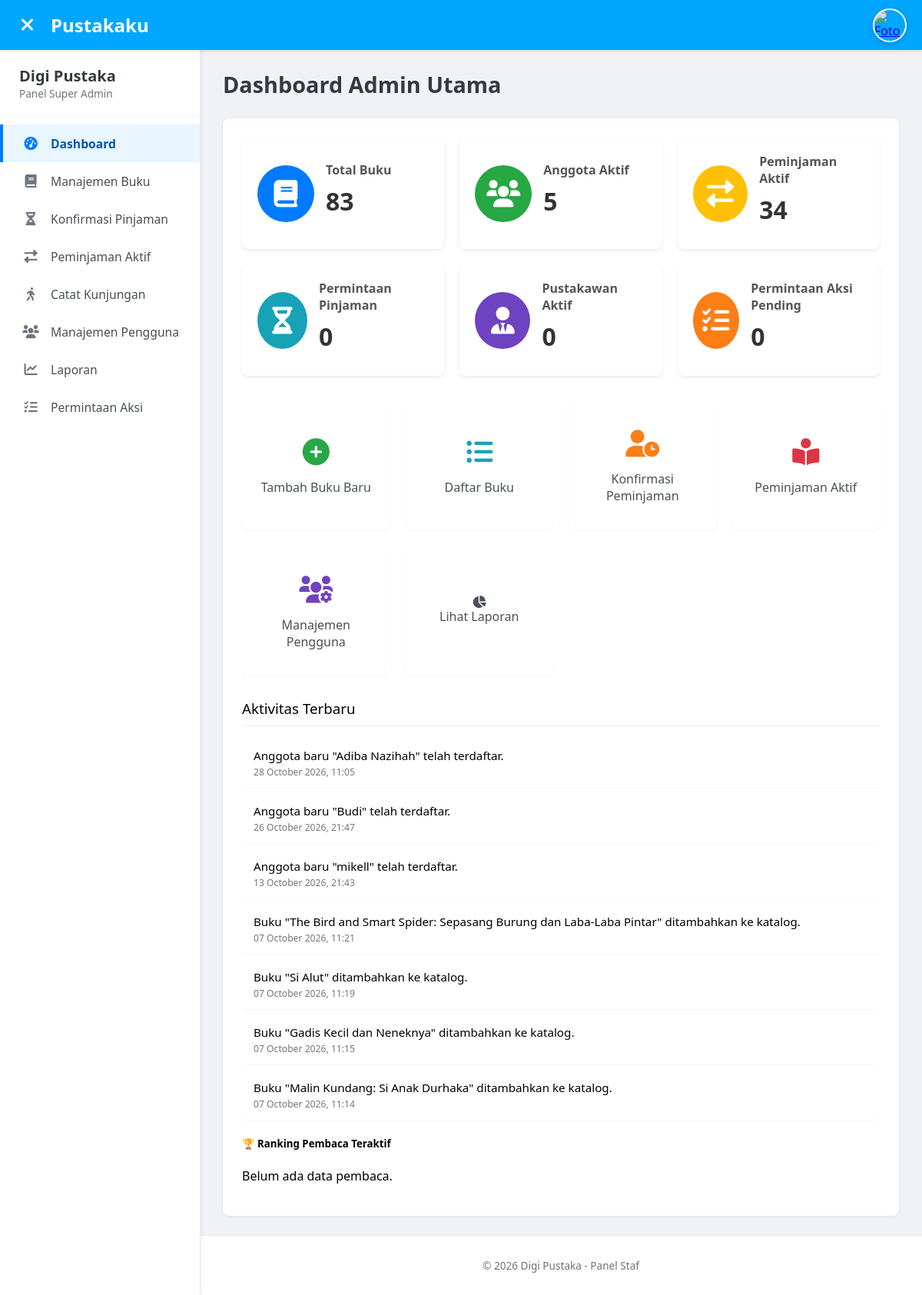
The app's page /admin/dashboard (signed in) with its own data.
### tables this page shows
CREATE TABLE books (
    book_id INTEGER PRIMARY KEY AUTOINCREMENT,
    judul TEXT NOT NULL,
    pengarang TEXT,
    penerbit TEXT,
    tahun_terbit INTEGER,
    isbn TEXT UNIQUE,
    jumlah_halaman INTEGER,
    category_id INTEGER, -- Foreign Key ke tabel categories
    jenis_buku TEXT NOT NULL CHECK(jenis_buku IN ('fisik', 'digital')), -- 'fisik' atau 'digital'
    ringkasan TEXT,
    file_ebook_path TEXT, -- Path relatif jika jenis_buku = 'digital'
    cover_image_path TEXT, -- Path relatif untuk gambar sampul
    stok_fisik INTEGER DEFAULT 0, -- Hanya berlaku jika jenis_buku = 'fisik'
    created_at DATETIME DEFAULT CURRENT_TIMESTAMP, -- Untuk waktu pembuatan buku
    updated_at DATETIME DEFAULT CURRENT_TIMESTAMP,
    FOREIGN KEY (category_id) REFERENCES categories (category_id) ON DELETE SET NULL -- Aksi jika kategori dihapus
);

### app.py (the view)
@app.route('/admin')
@app.route('/admin/dashboard')
@staff_required
def admin_dashboard():
    db = get_db()
    total_buku = db.execute("SELECT COUNT(book_id) FROM books").fetchone()[0] or 0
    total_anggota_aktif = db.execute("SELECT COUNT(user_id) FROM users WHERE role = 'anggota' AND is_active = 1").fetchone()[0] or 0
    total_peminjaman_aktif = db.execute("SELECT COUNT(loan_id) FROM loans WHERE status_pinjaman = 'dipinjam' AND tipe_pinjaman = 'fisik'").fetchone()[0] or 0
    total_permintaan_pending = db.execute("SELECT COUNT(loan_id) FROM loans WHERE status_pinjaman = 'menunggu_konfirmasi_admin'").fetchone()[0] or 0
    total_pustakawan_aktif = 0
    total_user_action_requests_pending = 0
    if g.user and g.user['role'] == 'admin':
        total_pustakawan_aktif = db.execute("SELECT COUNT(user_id) FROM users WHERE role = 'pustakawan' AND is_active = 1").fetchone()[0] or 0
        total_user_action_requests_pending = db.execute("SELECT COUNT(request_id) FROM user_action_requests WHERE status = 'pending'").fetchone()[0] or 0
    recent_activities_raw = db.execute("""
        SELECT
            'Buku Ditambahkan' as activity_type,
            'Buku "' || b.judul || '" ditambahkan ke katalog.' as description,
            b.created_at as timestamp
        FROM books b

        UNION ALL

        SELECT
            'Peminjaman Baru' as activity_type,
            u.nama_lengkap || ' mengajukan peminjaman buku "' || b.judul || '".' as description,
            l.tanggal_pinjam as timestamp
        FROM loans l
        JOIN users u ON l.user_id = u.user_id
        JOIN books b ON l.book_id = b.book_id
        WHERE l.status_pinjaman = 'menunggu_konfirmasi_admin'

        UNION ALL

        SELECT
            'Pengguna Baru' as activity_type,
            'Anggota baru "' || u.nama_lengkap || '" telah terdaftar.' as description,
            u.tgl_daftar as timestamp
        FROM users u
        WHERE u.role = 'anggota'

        ORDER BY timestamp DESC
        LIMIT 7
    """).fetchall()
    recent_activities = []
    for row_raw in recent_activities_raw:
        row = dict(row_raw)
        row['timestamp_dt'] = parse_datetime_str(row.get('timestamp'))
        recent_activities.append(row)
    ranking_pembaca = db.execute("""
        SELECT
            u.user_id,
            u.nama_lengkap,
            COUNT(l.loan_id) AS jumlah_baca
        FROM users u
        JOIN loans l ON u.user_id = l.user_id
        WHERE u.role = 'anggota'
        GROUP BY u.user_id, u.nama_lengkap
        ORDER BY jumlah_baca DESC
        LIMIT 10
    """).fetchall()
    return render_template('admin/admin_dashboard.html',
                           title="Dashboard Staf",
                           total_buku=total_buku,
                           total_anggota_aktif=total_anggota_aktif,
                           total_peminjaman_aktif=total_peminjaman_aktif,
                           total_permintaan_pending=total_permintaan_pending,
                           total_pustakawan_aktif=total_pustakawan_aktif,
                           total_user_action_requests_pending=total_user_action_requests_pending,
                           recent_activities=recent_activities)

### app.py (called while the page is built)
def get_db():
    db = getattr(g, '_database', None)
    if db is None:
        db = g._database = sqlite3.connect(DATABASE)
        db.row_factory = sqlite3.Row
    return db

@app.teardown_appcontext
def close_connection(exception):
    db = getattr(g, '_database', None)
    if db is not None:
        db.close()

def parse_datetime_str(date_str, format='%Y-%m-%d %H:%M:%S'):
    if not date_str:
        return None
    try:
        return datetime.datetime.strptime(date_str.split('.')[0], format)
    except (ValueError, TypeError):
        return None

def staff_required(view):
    @functools.wraps(view)
    def wrapped_view(**kwargs):
        if g.user is None:
            flash("Anda harus login untuk mengakses halaman ini.", "warning")
            return redirect(url_for('login', next=request.url))
        if g.user['role'] not in ['admin', 'pustakawan']:
            flash("Anda tidak memiliki izin Staf untuk mengakses halaman ini.", "danger")
            if g.user['role'] == 'anggota':
                return redirect(url_for('dashboard'))
            return redirect(url_for('index'))
        return view(**kwargs)
    return wrapped_view

@app.before_request
def load_logged_in_user():
    user_id = session.get('user_id')
    g.user = None
    if user_id is not None:
        db = get_db()
        user_data_row = db.execute(
            'SELECT * FROM users WHERE user_id = ?', (user_id,)
        ).fetchone()
        if user_data_row and user_data_row['is_active'] == 1:
             g.user = dict(user_data_row)
             g.user['tgl_daftar_dt'] = parse_datetime_str(g.user.get('tgl_daftar'))
             g.user['updated_at_dt'] = parse_datetime_str(g.user.get('updated_at'))
        elif user_data_row and user_data_row['is_active'] == 0:
             session.clear()

@app.context_processor
def inject_global_vars():
    user_for_template = g.get('user', None)
    return {'current_year': datetime.datetime.now().year,
            'g_user': user_for_template,
            'now': datetime.datetime.now(),
            'parse_datetime_str': parse_datetime_str}

### templates/admin/admin_dashboard.html (shortened to what this page needs)
{% extends "admin/admin_base.html" %}
{% block page_title %}
    Dashboard
    {% if g_user.role == 'admin' %}
        Admin Utama
    {% elif g_user.role == 'pustakawan' %}
        Pustakawan
    {% endif %}
{% endblock %}
{% block content %}
<div class="dashboard-stats">
    <div class="stat-card">
        <div class="stat-icon icon-books"><i class="fas fa-book"></i></div>
        <div class="stat-info">
            <h4>Total Buku</h4>
            <div class="stat-value">{{ total_buku | default(0) }}</div>
        </div>
    </div>
    <div class="stat-card">
        <div class="stat-icon icon-users"><i class="fas fa-users"></i></div>
        <div class="stat-info">
            <h4>Anggota Aktif</h4>
            <div class="stat-value">{{ total_anggota_aktif | default(0) }}</div>
        </div>
    </div>
    <div class="stat-card">
        <div class="stat-icon icon-loans"><i class="fas fa-exchange-alt"></i></div>
        <div class="stat-info">
            <h4>Peminjaman Aktif</h4>
            <div class="stat-value">{{ total_peminjaman_aktif | default(0) }}</div>
        </div>
    </div>
    <div class="stat-card">
        <div class="stat-icon icon-pending"><i class="fas fa-hourglass-half"></i></div>
        <div class="stat-info">
            <h4>Permintaan Pinjaman</h4>
            <div class="stat-value">{{ total_permintaan_pending | default(0) }}</div>
        </div>
    </div>
    {% if g_user.role == 'admin' %}
    <div class="stat-card">
        <div class="stat-icon icon-librarians"><i class="fas fa-user-tie"></i></div>
        <div class="stat-info">
            <h4>Pustakawan Aktif</h4>
            <div class="stat-value">{{ total_pustakawan_aktif | default(0) }}</div>
        </div>
    </div>
    <div class="stat-card">
        <div class="stat-icon icon-action-requests"><i class="fas fa-tasks"></i></div>
        <div class="stat-info">
            <h4>Permintaan Aksi Pending</h4>
            <div class="stat-value">{{ total_user_action_requests_pending | default(0) }}</div>
        </div>
    </div>
    {% endif %}
</div>
<div class="admin-menu-grid">
    <div class="menu-item">
        <a href="{{ url_for('admin_add_book') }}">
            <span class="menu-icon icon-add"><i class="fas fa-plus-circle"></i></span>Tambah Buku Baru
        </a>
    </div>
    <div class="menu-item">
        <a href="{{ url_for('admin_list_books') }}">
            <span class="menu-icon icon-list"><i class="fas fa-list-ul"></i></span>Daftar Buku
        </a>
    </div>
     <div class="menu-item">
        <a href="{{ url_for('admin_pending_loans') }}">
            <span class="menu-icon icon-confirm"><i class="fas fa-user-clock"></i></span>Konfirmasi Peminjaman
        </a>
    </div>
    <div class="menu-item">
        <a href="{{ url_for('admin_active_loans') }}">
            <span class="menu-icon icon-active-loans"><i class="fas fa-book-reader"></i></span>Peminjaman Aktif
        </a>
    </div>
    {% if g_user.role == 'admin' %}
        <div class="menu-item">
            <a href="{{ url_for('admin_list_users') }}">
                <span class="menu-icon icon-users-manage"><i class="fas fa-users-cog"></i></span>Manajemen Pengguna
            </a>
        </div>
        <div class="menu-item">
            <a href="{{ url_for('admin_laporan_baru') }}"
                <span class="menu-icon icon-reports"><i class="fas fa-chart-pie"></i></span>Lihat Laporan
            </a>
        </div>
    {% endif %}
</div>
<div class="recent-activities">
    <h3>Aktivitas Terbaru</h3>
    <ul class="activity-list">
        {% if recent_activities %}
            {% for activity in recent_activities %}
            <li>
                {{ activity.description }}
                {% if activity.timestamp_dt %}
                <span class="timestamp">{{ activity.timestamp_dt.strftime('%d %B %Y, %H:%M') }}</span>
                {% endif %}
            </li>
            {% endfor %}
        {% else %}
            <li class="no-data" style="background-color: transparent; box-shadow: none;">
                Belum ada aktivitas terbaru untuk ditampilkan.
            </li>
        {% endif %}
    </ul>
</div>
<div class="card mt-4">
    <div class="card-header">
        <h5>🏆 Ranking Pembaca Teraktif</h5>
    </div>
    <div class="card-body">
        {% if ranking_pembaca %}
            <table class="table table-striped">
                <thead>
                    <tr>
                        <th>Ranking</th>
                        <th>Nama Pembaca</th>
                        <th>Jumlah Buku Dibaca</th>
                    </tr>
                </thead>
                <tbody>
                    {% for pembaca in ranking_pembaca %}
                    <tr>
                        <td>
                            {% if loop.index == 1 %}
                                🥇
                            {% elif loop.index == 2 %}
                                🥈
                            {% elif loop.index == 3 %}
                                🥉
                            {% else %}
                                {{ loop.index }}
                            {% endif %}
                        </td>
                        <td>
                            {{ pembaca['nama_lengkap'] }}
                        </td>
                        <td>
                            {{ pembaca['jumlah_baca'] }} buku
                        </td>
                    </tr>
                    {% endfor %}
                </tbody>
            </table>
        {% else %}
            <p>Belum ada data pembaca.</p>
        {% endif %}
    </div>
</div>
{% endblock %}

### static/css/admin_style.css (style rules this page uses)
body { display: flex; flex-direction: column; min-height: 100vh; margin: 0; font-family: 'Segoe UI', Tahoma, Geneva, Verdana, sans-serif; background-color: #f4f7f6; font-size: 16px; }
.report-summary-cards, .dashboard-stats { display: grid; grid-template-columns: repeat(auto-fit, minmax(220px, 1fr)); gap: 20px; margin-bottom: 30px; }
.summary-card, .stat-card { background-color: #fff; padding: 20px; border-radius: 8px; box-shadow: 0 2px 5px rgba(0,0,0,0.08); display: flex; align-items: center; gap: 15px; }
.summary-card h4, .stat-card .stat-info h4 { margin-top: 0; font-size: 1em; color: #555; font-weight: 600; margin-bottom: 8px; }
.summary-card .value, .stat-card .stat-info .stat-value { font-size: 2em; font-weight: bold; color: #333; margin: 5px 0 10px 0; }
.stat-card .stat-icon { font-size: 2.2em; padding: 12px; border-radius: 50%; color: #fff; display: flex; align-items: center; justify-content: center; width: 50px; height: 50px; }
.icon-books { background-color: #007bff; }
.icon-users { background-color: #28a745; }
.icon-loans { background-color: #ffc107; }
.icon-pending { background-color: #17a2b8; }
.icon-librarians { background-color: #6f42c1; }
.icon-action-requests { background-color: #fd7e14; }
.admin-menu-grid { display: grid; grid-template-columns: repeat(auto-fit, minmax(180px, 1fr)); gap: 20px; margin-top: 20px; }
.menu-item a { display: flex; flex-direction: column; align-items: center; justify-content: center; background-color: #fff; padding: 25px 15px; border-radius: 8px; text-decoration: none; color: #495057; box-shadow: 0 1px 3px rgba(0,0,0,0.05); transition: transform 0.2s ease, box-shadow 0.2s ease; text-align: center; min-height: 120px; }
.menu-item a .menu-icon { font-size: 2.2em; margin-bottom: 12px; color: #007bff; }
.menu-item a .menu-icon.icon-add { color: #28a745; }
.menu-item a .menu-icon.icon-list { color: #17a2b8; }
.menu-item a .menu-icon.icon-users-manage { color: #6f42c1; }
.menu-item a .menu-icon.icon-confirm { color: #fd7e14; }
.menu-item a .menu-icon.icon-active-loans { color: #dc3545; }
.recent-activities { margin-top: 30px; }
.recent-activities h3 { font-weight: 500; margin-bottom: 15px; padding-bottom: 10px; border-bottom: 1px solid #eee; }
.activity-list { list-style: none; padding: 0; }
.activity-list li { background-color: #fff; padding: 12px 15px; border-radius: 5px; margin-bottom: 8px; font-size: 0.95em; box-shadow: 0 1px 2px rgba(0,0,0,0.04); }
.activity-list li .timestamp { font-size: 0.8em; color: #777; display: block; margin-top: 3px; }

### records on screen
books: description "Buku \"The Bird and Smart Spider: Sepasang Burung dan Laba-Laba Pintar\" ditambahkan ke katalog.", timestamp_dt "07 October 2026, 11:21"
books: description "Buku \"Si Alut\" ditambahkan ke katalog.", timestamp_dt "07 October 2026, 11:19"
books: description "Buku \"Gadis Kecil dan Neneknya\" ditambahkan ke katalog.", timestamp_dt "07 October 2026, 11:15"
books: description "Buku \"Malin Kundang: Si Anak Durhaka\" ditambahkan ke katalog.", timestamp_dt "07 October 2026, 11:14"

### other values on screen
{{ total_buku | default(0) }} "83"
{{ total_anggota_aktif | default(0) }} "5"
{{ total_peminjaman_aktif | default(0) }} "34"
{{ total_permintaan_pending | default(0) }} "0"
{{ total_pustakawan_aktif | default(0) }} "0"
{{ total_user_action_requests_pending | default(0) }} "0"
{{ activity.description }} "Anggota baru \"Adiba Nazihah\" telah terdaftar." "Anggota baru \"Budi\" telah terdaftar." "Anggota baru \"mikell\" telah terdaftar."
{{ activity.timestamp_dt.strftime('%d %B %Y, %H:%M') }} "28 October 2026, 11:05" "26 October 2026, 21:47" "13 October 2026, 21:43"
